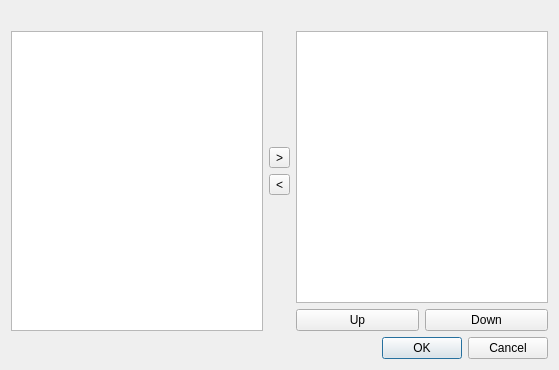
<?xml version="1.0" encoding="utf-8"?>
<ui version="4.0">
 <author>
    SPDX-FileCopyrightText: none
    SPDX-License-Identifier: GPL-3.0-or-later
  </author>
 <class>KisDlgListPicker</class>
 <widget class="QDialog" name="KisDlgListPicker">
  <property name="geometry">
   <rect>
    <x>0</x>
    <y>0</y>
    <width>559</width>
    <height>370</height>
   </rect>
  </property>
  <property name="sizePolicy">
   <sizepolicy hsizetype="Preferred" vsizetype="MinimumExpanding">
    <horstretch>0</horstretch>
    <verstretch>0</verstretch>
   </sizepolicy>
  </property>
  <property name="modal">
   <bool>true</bool>
  </property>
  <layout class="QVBoxLayout" name="verticalLayout_4">
   <item>
    <layout class="QHBoxLayout" name="horizontalLayout_2">
     <item>
      <layout class="QVBoxLayout" name="verticalLayout_2">
       <item>
        <widget class="QLabel" name="label">
        </widget>
       </item>
       <item>
        <widget class="QListWidget" name="lstAvailable"/>
       </item>
      </layout>
     </item>
     <item>
      <layout class="QVBoxLayout" name="verticalLayout_3">
       <item>
        <spacer name="verticalSpacer_2">
         <property name="orientation">
          <enum>Qt::Vertical</enum>
         </property>
         <property name="sizeHint" stdset="0">
          <size>
           <width>20</width>
           <height>20</height>
          </size>
         </property>
        </spacer>
       </item>
       <item>
        <widget class="QToolButton" name="btnAdd">
         <property name="text">
          <string>&gt;</string>
         </property>
        </widget>
       </item>
       <item>
        <widget class="QToolButton" name="btnRemove">
         <property name="text">
          <string>&lt;</string>
         </property>
        </widget>
       </item>
       <item>
        <spacer name="verticalSpacer">
         <property name="orientation">
          <enum>Qt::Vertical</enum>
         </property>
         <property name="sizeHint" stdset="0">
          <size>
           <width>20</width>
           <height>20</height>
          </size>
         </property>
        </spacer>
       </item>
      </layout>
     </item>
     <item>
      <layout class="QVBoxLayout" name="verticalLayout">
       <item>
        <widget class="QLabel" name="label_2">
        </widget>
       </item>
       <item>
        <widget class="QListWidget" name="lstCurrent"/>
       </item>
       <item>
        <layout class="QHBoxLayout" name="horizontalLayout">
         <item>
          <widget class="QPushButton" name="btnUp">
           <property name="text">
            <string>Up</string>
           </property>
          </widget>
         </item>
         <item>
          <widget class="QPushButton" name="btnDown">
           <property name="text">
            <string>Down</string>
           </property>
          </widget>
         </item>
        </layout>
       </item>
      </layout>
     </item>
    </layout>
   </item>
   <item>
    <widget class="QDialogButtonBox" name="btnBox">
     <property name="orientation">
      <enum>Qt::Horizontal</enum>
     </property>
     <property name="standardButtons">
      <set>QDialogButtonBox::Cancel|QDialogButtonBox::Ok</set>
     </property>
    </widget>
   </item>
  </layout>
 </widget>
 <resources/>
 <connections>
  <connection>
   <sender>btnBox</sender>
   <signal>accepted()</signal>
   <receiver>KisDlgListPicker</receiver>
   <slot>accept()</slot>
   <hints>
    <hint type="sourcelabel">
     <x>248</x>
     <y>254</y>
    </hint>
    <hint type="destinationlabel">
     <x>157</x>
     <y>274</y>
    </hint>
   </hints>
  </connection>
  <connection>
   <sender>btnBox</sender>
   <signal>rejected()</signal>
   <receiver>KisDlgListPicker</receiver>
   <slot>reject()</slot>
   <hints>
    <hint type="sourcelabel">
     <x>316</x>
     <y>260</y>
    </hint>
    <hint type="destinationlabel">
     <x>286</x>
     <y>274</y>
    </hint>
   </hints>
  </connection>
 </connections>
</ui>
